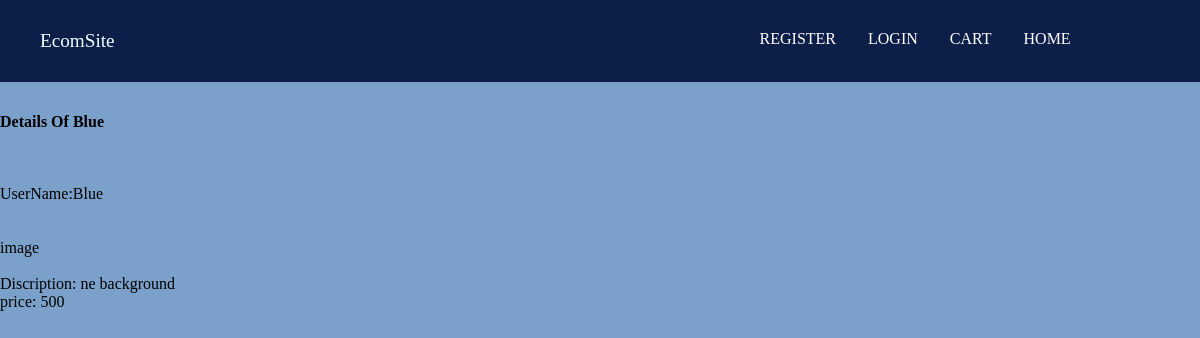
The app's page /detailview/2 with its own data.
### myapp/models.py (models this page shows)
class media(models.Model):
    name = models.CharField(max_length=200)
    image = models.ImageField(null=True, blank=True, upload_to="images/")
    price = models.CharField(max_length=200)
    description = models.CharField(max_length=200)

### myapp/views.py (the view)
# urls.py: path("detailview/<str:pk>",views.detailvieww,name="detailview"),
def detailvieww(request,pk):
    cr=media.objects.get(id=pk)
    return render(request,"detailed_view.html",{'cr':cr})

### templates/detailed_view.html (shortened to what this page needs)
{% load static %}
<!DOCTYPE html>
<html lang="en">
<head>
    <link rel="stylesheet" href="{% static 'css/home.css' %}">
</head>
<body>
    <div class="nav" style="margin-top: 3cm;">
        <ul>
            <li style="float:left" class="sitename">EcomSite</li>
            <li><a href="" class="right_end">HOME</a></li>
            <li><a href="">CART</a></li>
            <li><a href="">LOGIN</a></li>
            <li><a href="">REGISTER</a></li>
          </ul>
    </div>
    <div>
        <label for=""><b>Details Of {{cr.name}}</b></label>
        <br><br><br><br>
        <label>UserName:{{cr.name}}</label><br><br><br>
        <label >image</label>
        {% if cr.image %}
        <img src="{{ cr.image.url }}" alt="" width="80px"><br><br>
        {% else %}
        <td>no image</td>
        {% endif %}
        <label >Discription: {{cr.description}}</label><br>
        <label >price: {{cr.price}}</label>
    </div>
</body>
</html>

### static/css/home.css (style rules this page uses)
* { margin: 0; padding: 0; box-sizing: border-box; }
body { background-color: rgb(123, 161, 202); }
.sitename { color: azure; text-align: center; padding: 30px 40px; font-size: larger; }
ul { list-style-type: none; margin: 0; padding: 0; overflow: hidden; background-color: #0d1e48; position: fixed; top: 0; width: 100%; }
li { float: right; }
li a { display: block; color: white; text-align: center; padding: 30px 16px; text-decoration: none; }
.right_end { margin-right: 3cm; }

### records on screen
media: name "Blue", description "ne background", price "500"
